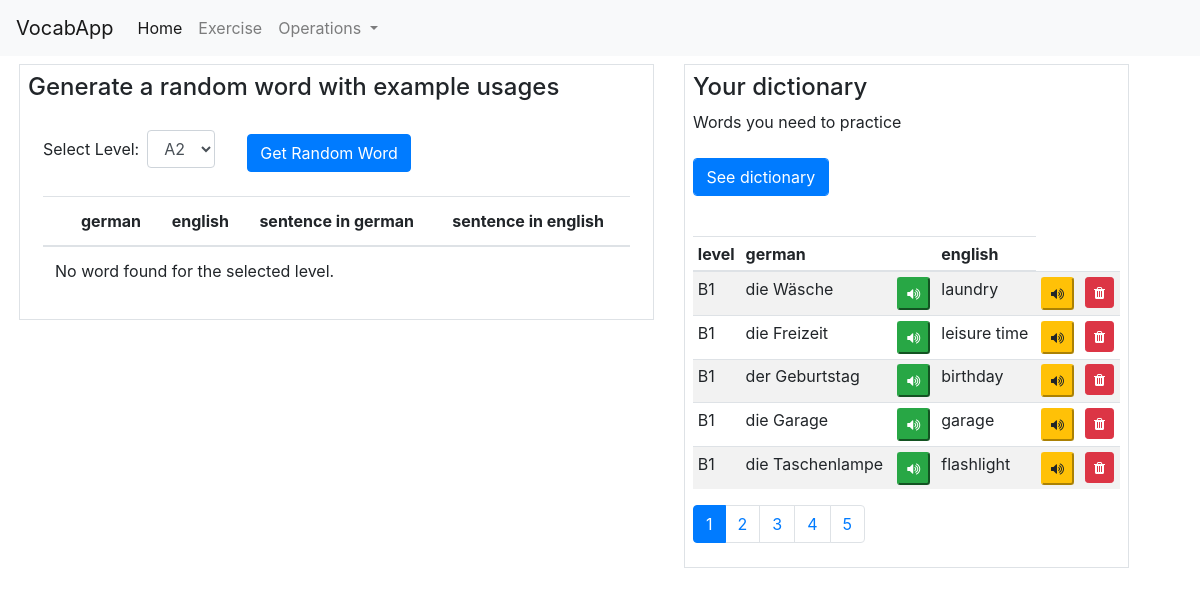
Before: /search with the older database file.
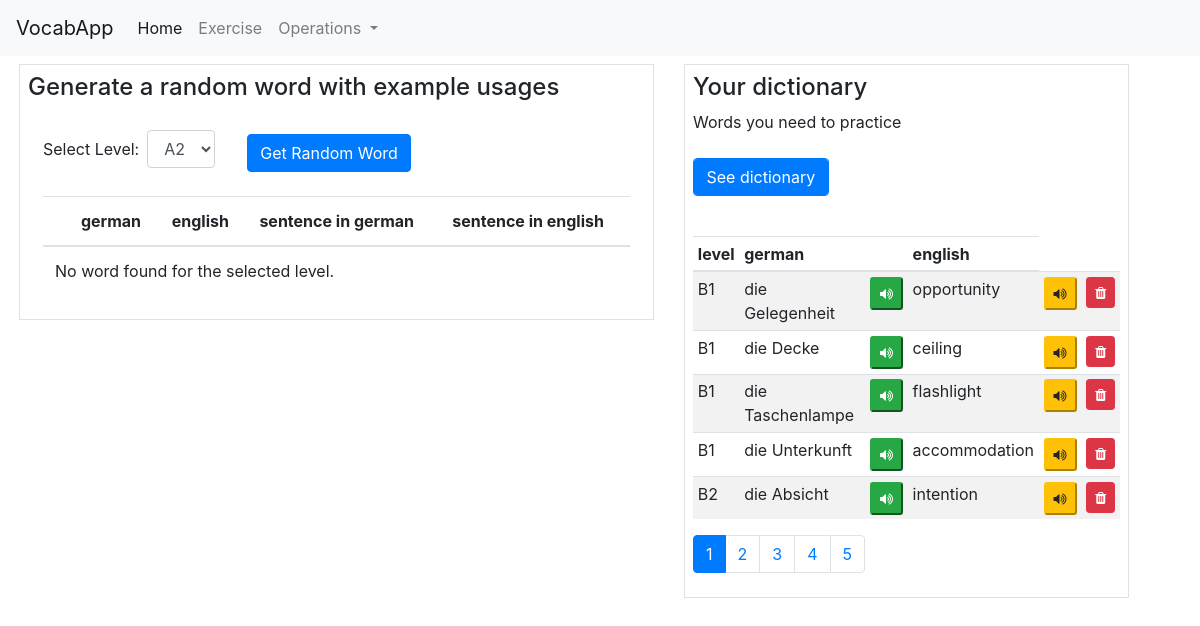
After: the same page with the newer database file.
### app.py (models this page shows)
class LanguageData(db.Model):
    __tablename__ = 'language_data'
    id = db.Column(db.Integer, primary_key=True, index=True)
    level = db.Column(db.String, index=True)
    german_word = db.Column(db.String, unique=True, index=True)
    english_word = db.Column(db.String)
    german_example = db.Column(db.String)
    english_example = db.Column(db.String)
    in_dictionary = db.Column(db.Boolean)

### app.py (the view)
@app.route('/search', methods=['GET', 'POST'])
def search():
    if request.method == 'POST':
        page = request.args.get('page', 1, type=int)
        per_page = 5
        paginated_results = LanguageData.query.filter(
                LanguageData.in_dictionary==1
        ).paginate(page=page, per_page=per_page)
        return render_template('index.html', results=paginated_results)
    elif request.method == 'GET':
        print('     --- This is GET ---')
        page = request.args.get('page', 1, type=int)
        per_page = 5
        paginated_results = LanguageData.query.filter(
            LanguageData.in_dictionary == 1
        ).paginate(page=page, per_page=per_page)
        return render_template('index.html', results=paginated_results)
    return redirect(url_for('index'))

### templates/index.html (shortened to what the changed rows need)
<!DOCTYPE html>
<html lang="en">
<head>
    <link rel="stylesheet" href="https://stackpath.bootstrapcdn.com/bootstrap/4.3.1/css/bootstrap.min.css">
    <link rel="stylesheet" href="https://cdnjs.cloudflare.com/ajax/libs/font-awesome/4.7.0/css/font-awesome.min.css">
</head>
<body>
    <div class="container mt-2 ml-1">
        <div class="row">
            <div class="col-md-7">
                <div class="border p-2">
                    <div class="container-fluid mt-4 table-responsive">
                            <table class="table table-md mt-4 text-sm">
                                <thead>
                                    <tr>
                                        <th class="text-sm"></th>
                                        <th class="text-sm">german</th>
                                        <th class="text-sm">english</th>
                                        <th class="text-sm">sentence in german</th>
                                        <th class="text-sm">sentence in english</th>
                                    </tr>
                                </thead>
                            </table>
                    </div>
                </div>
            </div>
            <div class="col-md-5">
                <div class="border p-2">
                    <div class="search mt-4 table-responsive">
                            <table class="table table-striped table-sm fs-6 mt-4" id="resultsTable">
                                <thead>
                                    <tr>
                                        <th>level</th>
                                        <th>german</th>
                                        <th></th>
                                        <th>english</th>
                                    </tr>
                                </thead>
                                <tbody>
                                {% if results %}
                                    {% for row in results.items %}
                                    <tr>
                                        <td>{{ row['level'] }}</td>
                                        <td>{{ row['german_word'] }}</td>
                                        <td>
                                            <button type="button" class="pronounce-btn btn-success btn-sm" data-word="{{ row['german_word'] }}" data-language="german">
                                                <i class="fa fa-volume-up"></i>
                                            </button>
                                        </td>
                                        <td>{{ row['english_word'] }}</td>
                                        <td>
                                            <button type="button" class="pronounce-btn btn-warning btn-sm" data-word="{{ row['english_word'] }}">
                                                <i class="fa fa-volume-up"></i>
                                            </button>
                                        </td>
                                        <td>
                                                <button type="submit" class="btn btn-danger btn-sm  delete-btn" data-toggle="modal" data-target="#confirmDeleteModal" data-rowid="{{ row['id'] }}">
                                                    <i class="fa fa-trash"></i>
                                                </button>
                                        </td>
                                    </tr>
                                {% endfor %}
                                {% else %}
                                    <tr>
                                        <td colspan="6">No results found.</td>
                                    </tr>
                            {% endif %}
                                </tbody>
                            </table>
                        <nav aria-label="Page navigation">
                        {% if results and results.iter_pages %}
                            <ul class="pagination">
                                {% for page_num in results.iter_pages() %}
                                    {% if page_num %}
                                        <li class="page-item{% if page_num == results.page %} active{% endif %}">
                                            <a class="page-link" href="{{ url_for('search', page=page_num) }}">{{ page_num }}</a>
                                        </li>
                                    {% else %}
                                        <li class="page-item disabled"><span class="page-link">...</span></li>
                                    {% endif %}
                                {% endfor %}
                            </ul>
                        {% endif %}
                        </nav>
                    </div>
                </div>
            </div>
        </div>
    </div>
</body>
</html>

Changed rows visible on the page:
no longer on this page (row edited): LanguageData: level "B1", german_word "die Wäsche", english_word "laundry"
no longer on this page (row edited): LanguageData: level "B1", german_word "die Freizeit", english_word "leisure time"
no longer on this page (row edited): LanguageData: level "B1", german_word "der Geburtstag", english_word "birthday"
no longer on this page (row edited): LanguageData: level "B1", german_word "die Garage", english_word "garage"
now on this page (row edited): LanguageData: level "B1", german_word "die Gelegenheit", english_word "opportunity"
now on this page (row edited): LanguageData: level "B1", german_word "die Decke", english_word "ceiling"
now on this page (row unchanged): LanguageData: level "B1", german_word "die Unterkunft", english_word "accommodation"
now on this page (row unchanged): LanguageData: level "B2", german_word "die Absicht", english_word "intention"
